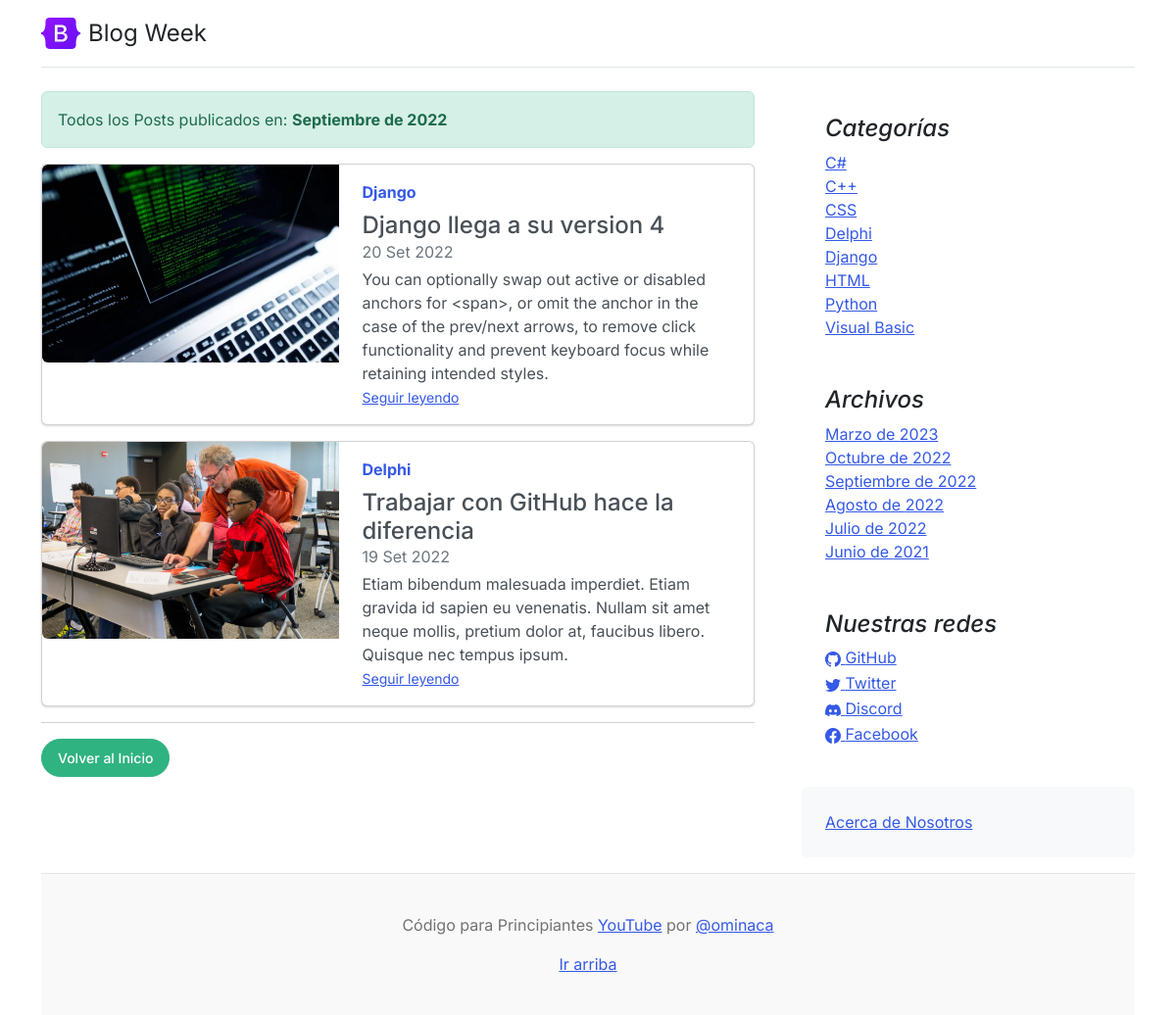
The app's page /dates/9/2022 with its own data.
### core/models.py (models this page shows, shortened)
class Post(models.Model):
	title = models.CharField(max_length=250, verbose_name='Título')
	excerpt = models.TextField(verbose_name='Bajada')
	content = RichTextField(verbose_name='Contenido')
	image = models.ImageField(upload_to='posts', null=True, blank=True, verbose_name='Imagen')
	published = models.BooleanField(default=False, verbose_name='Publicado')
	category = models.ForeignKey(Category, on_delete=models.CASCADE, related_name='get_posts', verbose_name='Categoría')
	author = models.ForeignKey(User, on_delete=models.CASCADE, related_name='get_posts', verbose_name='Autor')
	tags = models.ManyToManyField(Tag, verbose_name='Etiquetas')
	created = models.DateTimeField(auto_now_add=True, verbose_name='Fecha de creación')
	updated = models.DateTimeField(auto_now=True, verbose_name='Fecha de modificación')
	class Meta:
		verbose_name = 'Publicación'
		verbose_name_plural = 'Publicaciones'
		ordering = ['-created']

class Category (models.Model):
	name = models.CharField(max_length=200, unique=True, verbose_name='Nombre')
	active = models.BooleanField(default=True, verbose_name='Activo')
	created = models.DateTimeField(auto_now_add=True, verbose_name='Fecha de creación')
	updated = models.DateTimeField(auto_now=True, verbose_name='Fecha de modificación')
	class Meta:
		verbose_name = 'Categoría'
		verbose_name_plural = 'Categorías'
		ordering = ['name']
	def __str__(self):
		return self.name

class Link(models.Model):
	key = models.CharField(max_length=100, verbose_name='Key Link')
	name = models.CharField(max_length=120, verbose_name='Red Social')
	url = models.URLField(max_length=350, blank=True, null=True, verbose_name='Enlace')
	icon = models.CharField(max_length=100, blank=True, null=True, verbose_name='Icono')
	created = models.DateTimeField(auto_now_add=True, verbose_name='Fecha de creación')
	updated = models.DateTimeField(auto_now=True, verbose_name='Fecha de modificación')
	class Meta:
		verbose_name = 'Red Social'
		verbose_name_plural = 'Redes Sociales'
		ordering = ['name']

### core/views.py (the view)
# urls.py: path('dates/<int:month_id>/<int:year_id>', dates, name='dates'),
def dates(request, month_id, year_id):
    meses = {
        1: 'Enero',
        2: 'Febrero',
        3: 'Marzo',
        4: 'Abril',
        5: 'Mayo',
        6: 'Junio',
        7: 'Julio',
        8: 'Agosto',
        9: 'Septiembre',
        10: 'Octubre',
        11: 'Noviembre',
        12: 'Diciembre',
    }
    if month_id > 12 or month_id < 1:
        return render(request, 'core/404.html')
    posts = Post.objects.filter(published=True, created__month=month_id, created__year=year_id)
    return render(request, 'core/dates.html', {'posts':posts, 'month':meses[month_id], 'year':year_id})

### core/processors.py (called while the page is built)
def ctx_dic_about(request):
	ctx_about = {}
	ctx_about['ABOUT'] = About.objects.latest('created')
	return ctx_about

def ctx_dic_category(request):
	ctx_category = {}
	ctx_category['categories'] = Category.objects.filter(active=True)
	return ctx_category

def ctx_dic_history(request):
	ctx_history = {}
	ctx_history['dates'] = Post.objects.dates('created', 'month', order='DESC').distinct()
	return ctx_history

def ctx_dic_link(request):
	ctx_link = {}
	links = Link.objects.all()
	for link in links:
		ctx_link[link.key] = {'url':link.url, 'icon':link.icon}
	return ctx_link

### core/templates/core/dates.html
{% extends 'core/base.html' %}
{% load static %}
{% block content %}
<div class="alert alert-success" role="alert">
    Todos los Posts publicados en: <strong>{{ month }} de {{ year }}</strong>
</div>
{% for post in posts %}
    <div class="card mb-3">
        <div class="row g-0">
            <div class="col-md-5">
                <img src={{ post.image.url }} class="img-fluid rounded-start" alt="...">
            </div>
            <div class="col-md-7">
                <div class="card-body">
                    <strong class="d-inline-block mb-2 text-primary">{{ post.category }}</strong>
                    <h4 class="mb-0">{{ post.title }}</h4>
                    <div class="mb-1 text-muted">{{ post.created|date:"d M Y" }}</div>
                    <p class="card-text mb-auto">{{ post.excerpt }}</p>
                    <p class="card-text"><small class="text-muted"><a href={% url 'post' post.id %} class="stretched-link">Seguir leyendo</a></small></p>
                </div>
            </div>
        </div>
    </div>
{% empty %}
    <div class="alert alert-danger" role="alert">
        <strong>No existen Posts publicados en esa fecha</strong>
    </div>
{% endfor %}
<hr>
{% if request.path != '/' %}
    <div class="my-3">
        <a class="btn btn-success rounded-pill" href={% url 'home' %}>Volver al Inicio</a>
    </div>
{% endif %}
{% endblock %}

### core/templates/core/base.html (shortened to what this page needs)
<!doctype html>
<html lang="es">
<head>
    <link rel="stylesheet" href="https://cdn.jsdelivr.net/npm/bootstrap-icons@1.9.1/font/bootstrap-icons.css">
    {% load static %}
    <link href={% static 'core/css/bootstrap.min.css' %} rel="stylesheet">
    <link href={% static 'core/css/blog.css' %} rel="stylesheet">
</head>
<body>
  <div class="container">
    <header class="d-flex flex-wrap justify-content-center py-3 mb-4 border-bottom">
      <a href="/" class="d-flex align-items-center mb-3 mb-md-0 me-md-auto text-dark text-decoration-none">
        <img class="bi me-2" width="40" height="32" src={% static 'core/img/bootstrap-logo.svg' %}>
        <span class="fs-4">Blog Week</span>
      </a>
    </header>
    <main class="mt-2">
      <section class="row g-5">
        <div class="col-md-8">
            {% block content %} {% endblock %}
        </div>
        <aside class="col-md-4">
          <div class="position-sticky" style="top: 2rem;">
            <div class="p-4">
              <h4 class="fst-italic">Categorías</h4>
              <ol class="list-unstyled mb-0">
                {% for item in categories %}
                  <li><a href={% url 'category' %}?cat={{ item.id }}>{{ item.name }}</a></li>
                {% endfor %}
              </ol>
            </div>
            <div class="p-4">
              <h4 class="fst-italic">Archivos</h4>
              <ol class="list-unstyled mb-0">
                {% for item in dates %}
                  <li>
                    {% if item.month == 3 %}<a href={% url 'dates' item.month item.year %}>Marzo de {{ item.year }}</a>{% endif %}
                    {% if item.month == 6 %}<a href={% url 'dates' item.month item.year %}>Junio de {{ item.year }}</a>{% endif %}
                    {% if item.month == 7 %}<a href={% url 'dates' item.month item.year %}>Julio de {{ item.year }}</a>{% endif %}
                    {% if item.month == 8 %}<a href={% url 'dates' item.month item.year %}>Agosto de {{ item.year }}</a>{% endif %}
                    {% if item.month == 9 %}<a href={% url 'dates' item.month item.year %}>Septiembre de {{ item.year }}</a>{% endif %}
                    {% if item.month == 10 %}<a href={% url 'dates' item.month item.year %}>Octubre de {{ item.year }}</a>{% endif %}
                  </li>
                {% endfor %}
              </ol>
            </div>
            <div class="p-4">
              <h4 class="fst-italic">Nuestras redes</h4>
              <ol class="list-unstyled">
                {% if LINK_GITHUB.url %}
                  <li><a href={{ LINK_GITHUB.url }}><i class="{{ LINK_GITHUB.icon }}"></i> GitHub</a></li>
                {% endif %}
                {% if LINK_TWITTER.url %}
                  <li><a href={{ LINK_TWITTER.url }}><i class="{{ LINK_TWITTER.icon }}"></i> Twitter</a></li>
                {% endif %}
                {% if LINK_DISCORD.url %}
                  <li><a href={{ LINK_DISCORD.url }}><i class="{{ LINK_DISCORD.icon }}"></i> Discord</a></li>
                {% endif %}
                {% if LINK_FACEBOOK.url %}
                  <li><a href={{ LINK_FACEBOOK.url }}><i class="{{ LINK_FACEBOOK.icon }}"></i> Facebook</a></li>
                {% endif %}
              </ol>
            </div>
            <div class="p-4 mb-3 bg-light rounded">
                <a href={% url 'about' %}>Acerca de Nosotros</a>
            </div>
          </div>
        </aside>
      </section>
    </main>
    <footer class="blog-footer">
      <p>Código para Principiantes <a href="https://www.youtube.com/channel/UCojloc55DB6zD6zB7-kTWWQ">YouTube</a> por <a href="https://twitter.com/ominaca">@ominaca</a></p>
      <p>
        <a href="#">Ir arriba</a>
      </p>
    </footer>
  </div>
</body>
</html>

### core/static/core/css/blog.css (style rules this page uses)
.blog-footer { padding: 2.5rem 0; color: #727272; text-align: center; background-color: #f9f9f9; border-top: .05rem solid #e5e5e5; }
.blog-footer p:last-child { margin-bottom: 0; }
.bi { vertical-align: -.125em; fill: currentColor; }

### records on screen
Post: image (picture), category "Django", title "Django llega a su version 4", created "20 Set 2022", excerpt "You can optionally swap out active or disabled anchors for <span>, or omit the anchor in the case of the prev/next arrows, to remove click functionality and prevent keyboard focus while retaining intended styles."
Post: image (picture), category "Delphi", title "Trabajar con GitHub hace la diferencia", created "19 Set 2022", excerpt "Etiam bibendum malesuada imperdiet. Etiam gravida id sapien eu venenatis. Nullam sit amet neque mollis, pretium dolor at, faucibus libero. Quisque nec tempus ipsum."
Category: name "C#"
Category: name "C++"
Category: name "CSS"
Category: name "Delphi"
Category: name "Django"
Category: name "HTML"
Category: name "Python"
Category: name "Visual Basic"

### other values on screen
{{ month }} "Septiembre"
{{ year }} "2022"
{{ item.year }} "2023"
{{ item.year }} "2022"
{{ item.year }} "2021"
